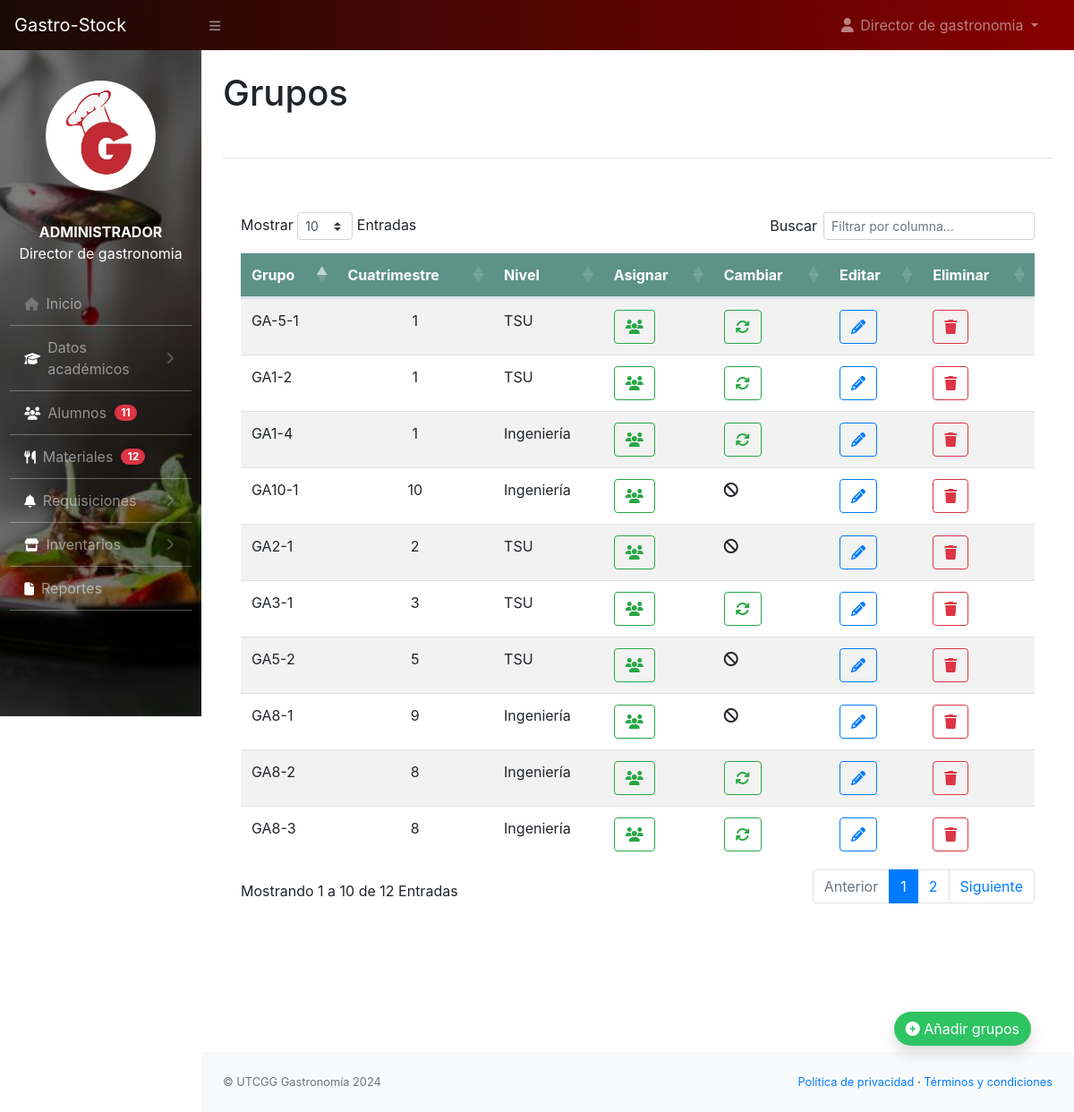
The page /encargado/grupos.php (signed in) on the database its author committed.
### tables this page shows
CREATE TABLE `grupo` (
  `id_grupo` int(11) NOT NULL,
  `grupo` varchar(15) NOT NULL,
  `cuatrimestre` int(2) NOT NULL,
  `nivel` varchar(50) NOT NULL,
  `estatus` int(2) NOT NULL
);

### encargado/grupos.php (the view, shortened to what this page needs)
<?php
    include_once('../conf/config.php');
?>
<!DOCTYPE html>
<html lang="en">
<head>
	<link rel="stylesheet" href="https://cdn.jsdelivr.net/npm/bootstrap@4.6.2/dist/css/bootstrap.min.css">
        <link href="../css/styles.css" rel="stylesheet" />
        <link rel="stylesheet" href="../css/estilo-nav.css">
        <link href="https://cdn.datatables.net/1.10.20/css/dataTables.bootstrap4.min.css" rel="stylesheet" />
        <link rel="stylesheet" href="https://cdnjs.cloudflare.com/ajax/libs/font-awesome/6.5.1/css/all.min.css" />
</head>
<body class="sb-nav-fixed">
	<?php
		include_once("navbar.php");
	?>
	<div id="layoutSidenav_content">
                <main>
                    <div class="container-fluid">
                        <h1 class="mt-4">Grupos</h1>
                        <br>
                        <hr>
                        <br>
                        <div class="card mb-4" style="border: none">
                            <div class="card-body">
                                <div class="table-responsive">
                                    <table class="table table-hover table-striped" id="dataTable" width="100%" cellspacing="0">
                                        <thead style="background-color:#5C9287 ;color: #fff;">
                                            <tr>
                                                <th>Grupo</th>
                                                <th>Cuatrimestre</th>
                                                <th>Nivel</th>
                                                <th>Asignar</th>
                                                <th>Cambiar</th>
                                                <th>Editar</th>
                                                <th>Eliminar</th>
                                            </tr>
                                        </thead>
                                        <tbody>
                                          <?php
          $sql = "SELECT * FROM grupo WHERE estatus = 1";
          $result = $con -> query($sql);
            $i=1;
          if($result ->num_rows > 0){
            while($row = $result ->fetch_assoc()) { ?>
              <tr>
                  <td><?php echo strtoupper($row['grupo']) ?></td>
                  <td class="text-center"><?php echo ucfirst($row['cuatrimestre']) ?></td>
                  <td><?php echo ucfirst($row['nivel']) ?></td>
                  <td>
                    <button type="button" class="btn btn-outline-success" data-toggle="modal" data-target="#exampleModal3_<?php echo $i ?>">
                    <i class="fa-solid fa-users"></i>
</button>
                  </td>
                    <?php
                  $id_grupo = $row['id_grupo'];
        $alumnos = "SELECT * FROM usuarios WHERE role = 'alumno' and activo = 1 and grupo = '$id_grupo'  ";
        $resultAlumnos = $con -> query($alumnos);
        if($resultAlumnos ->num_rows > 0){ ?>
        <td>
                    <button type="button" class="btn btn-outline-success" data-toggle="modal" data-target="#exampleModal4_<?php echo $i ?>">
                    <i class="fa-solid fa-arrows-rotate"></i>
</button>
                  </td>
                  <?php
} else { ?>
  <td><i class="fa-solid fa-ban"></i></td>
<?php } ?>
                  <td>
                    <button type="button" class="btn btn-outline-primary" data-toggle="modal" data-target="#exampleModal1_<?php echo $i ?>">
                    <i class="fa-solid fa-pencil"></i>
</button>
                  </td>
                  <td>
                    <button type="button" class="btn btn-outline-danger" data-toggle="modal" data-target="#exampleModal2_<?php echo $i ?>">
  <i class="fa-solid fa-trash"></i>
</button>
                  </td>
              </tr>
              <?php $i++;
            }
          } else{
            echo "<tr> <td colspan='4'> <center>Aún no se han registrado alumnos</center></td></tr>";
          }
        ?>
                    </tbody>
                  </table>
                </div>
              </div>
            </div>
          </div>
          <br>
          <br>
          <br>
          <br>
          <br>
      <div class="d-flex container-fluid justify-content-end fixed-bottom p-5">
        <ul class="custom-list">
            <li>
                <button type="button" class="btn shadow " style="border-radius: 50px;background-color: #2FC463;color:#fff;" data-toggle="modal" data-target="#grupoModal"><i class="fa-solid fa-circle-plus"></i> Añadir grupos</button>
            </li>
        </ul>
    </div>
        </main>
        <?php include_once('footer.php'); ?>
</body>
</html>

### encargado/grupos.php (style rules this page uses)
.custom-list { list-style-type: none; padding: 0; }
.custom-list li { margin-bottom: 10px; }

### rows shown on the page
grupo: grupo "GA1-4", cuatrimestre "1", nivel "Ingeniería"
grupo: grupo "GA1-2", cuatrimestre "1", nivel "TSU"
grupo: grupo "GA2-1", cuatrimestre "2", nivel "TSU"
grupo: grupo "GA3-1", cuatrimestre "3", nivel "TSU"
grupo: grupo "GA8-1", cuatrimestre "9", nivel "Ingeniería"
grupo: grupo "GA8-2", cuatrimestre "8", nivel "Ingeniería"
grupo: grupo "GA8-3", cuatrimestre "8", nivel "Ingeniería"
grupo: grupo "GA5-2", cuatrimestre "5", nivel "TSU"
grupo: grupo "GA10-1", cuatrimestre "10", nivel "Ingeniería"
grupo: grupo "GA-5-1", cuatrimestre "1", nivel "TSU"

### other values the page prints
$nombre "Director de gastronomia"
$tipo_usuario "ADMINISTRADOR"
$row['total'] "11"
$row['total'] "12"
